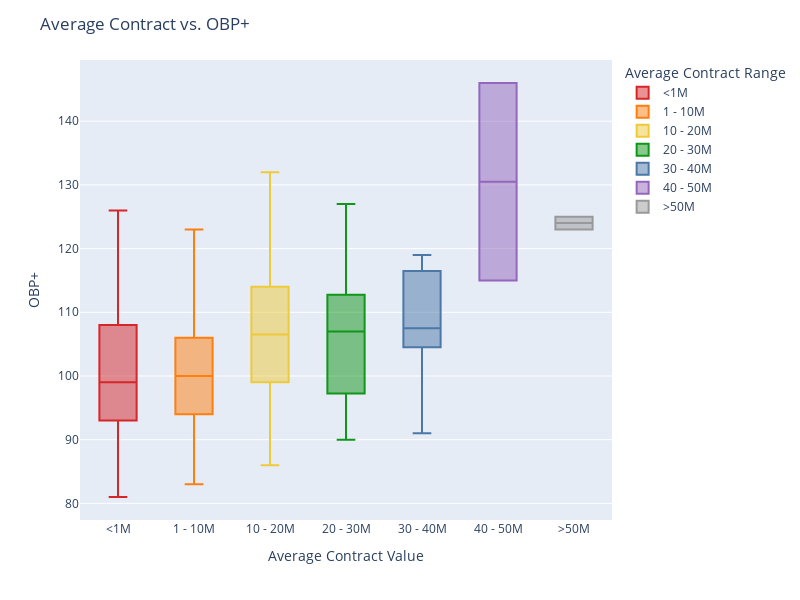

Source (notebook cell):
### Code cell
fig = px.box(df_plussal,
             x = 'salcat',
             y = 'OBP+',
             color = 'salcat',
             category_orders={'salcat': desired_order},
             color_discrete_sequence = (['#D62728', '#FF7F0E', '#EECA3B', '#109618', '#4C78A8', '#9467BD', '#999999']))

fig.update_layout(width = 800,
                  height = 600,
                  legend_title = 'Average Contract Range',
                  title = 'Average Contract vs. OBP+',
                  xaxis_title = 'Average Contract Value')


fig.show()

### Figure 1 — Plotly figure (JSON) as saved in the notebook; plotly's stock layout.template omitted (floating-point values rounded to 4 significant figures)
{"data": [{"alignmentgroup": "True", "hovertemplate": "salcat=%{x}<br>OBP+=%{y}<extra></extra>", "legendgroup": "<1M", "marker": {"color": "#D62728"}, "name": "<1M", "notched": false, "offsetgroup": "<1M", "orientation": "v", "showlegend": true, "type": "box", "x": ["<1M", "<1M", "<1M", "<1M", "<1M", "<1M", "<1M", "<1M", "<1M", "<1M", "<1M", "<1M", "<1M", "<1M", "<1M", "<1M", "<1M", "<1M", "<1M", "<1M", "<1M", "<1M", "<1M", "<1M", "<1M", "<1M", "<1M", "<1M", "<1M", "<1M", "<1M", "<1M", "<1M", "<1M", "<1M", "<1M", "<1M", "<1M", "<1M", "<1M", "<1M", "<1M", "<1M", "<1M", "<1M", "<1M", "<1M", "<1M", "<1M", "<1M", "<1M", "<1M", "<1M", "<1M", "<1M", "<1M", "<1M", "<1M", "<1M", "<1M", "<1M", "<1M", "<1M", "<1M", "<1M", "<1M", "<1M", "<1M", "<1M", "<1M", "<1M", "<1M", "<1M", "<1M", "<1M", "<1M", "<1M", "<1M", "<1M", "<1M", "<1M", "<1M", "<1M", "<1M", "<1M", "<1M", "<1M", "<1M", "<1M", "<1M", "<1M", "<1M", "<1M", "<1M", "<1M", "<1M", "<1M", "<1M", "<1M", "<1M", "<1M", "<1M", "<1M", "<1M", "<1M", "<1M", "<1M", "<1M", "<1M"], "x0": " ", "xaxis": "x", "y": [106, 103, 110, 103, 112, 113, 100, 99, 111, 106, 100, 90, 99, 99, 111, 108, 97, 87, 96, 111, 108, 100, 102, 94, 110, 101, 98, 91, 113, 102, 108, 94, 94, 86, 98, 100, 108, 91, 104, 113, 93, 94, 87, 105, 105, 96, 100, 122, 100, 98, 88, 91, 104, 93, 91, 96, 116, 118, 87, 82, 88, 107, 116, 104, 103, 93, 91, 99, 106, 112, 105, 126, 90, 101, 90, 90, 111, 94, 95, 106, 93, 88, 99, 109, 119, 90, 93, 86, 98, 108, 93, 95, 86, 100, 109, 96, 94, 90, 110, 81, 94, 92, 93, 82, 114, 88, 111, 92, 126], "y0": " ", "yaxis": "y"}, {"alignmentgroup": "True", "hovertemplate": "salcat=%{x}<br>OBP+=%{y}<extra></extra>", "legendgroup": "1 - 10M", "marker": {"color": "#FF7F0E"}, "name": "1 - 10M", "notched": false, "offsetgroup": "1 - 10M", "orientation": "v", "showlegend": true, "type": "box", "x": ["1 - 10M", "1 - 10M", "1 - 10M", "1 - 10M", "1 - 10M", "1 - 10M", "1 - 10M", "1 - 10M", "1 - 10M", "1 - 10M", "1 - 10M", "1 - 10M", "1 - 10M", "1 - 10M", "1 - 10M", "1 - 10M", "1 - 10M", "1 - 10M", "1 - 10M", "1 - 10M", "1 - 10M", "1 - 10M", "1 - 10M", "1 - 10M", "1 - 10M", "1 - 10M", "1 - 10M", "1 - 10M", "1 - 10M", "1 - 10M", "1 - 10M", "1 - 10M", "1 - 10M", "1 - 10M", "1 - 10M", "1 - 10M", "1 - 10M", "1 - 10M", "1 - 10M", "1 - 10M", "1 - 10M", "1 - 10M", "1 - 10M", "1 - 10M", "1 - 10M", "1 - 10M", "1 - 10M", "1 - 10M", "1 - 10M", "1 - 10M", "1 - 10M", "1 - 10M", "1 - 10M", "1 - 10M", "1 - 10M", "1 - 10M", "1 - 10M", "1 - 10M", "1 - 10M", "1 - 10M", "1 - 10M", "1 - 10M", "1 - 10M", "1 - 10M", "1 - 10M", "1 - 10M", "1 - 10M", "1 - 10M", "1 - 10M", "1 - 10M", "1 - 10M", "1 - 10M"], "x0": " ", "xaxis": "x", "y": [123, 106, 106, 96, 101, 112, 85, 98, 100, 94, 102, 111, 94, 91, 103, 103, 103, 105, 98, 105, 86, 100, 116, 92, 102, 104, 111, 106, 111, 104, 110, 110, 95, 96, 102, 106, 114, 97, 96, 101, 94, 100, 104, 97, 112, 87, 95, 108, 105, 99, 96, 90, 93, 103, 114, 113, 98, 91, 94, 100, 88, 112, 102, 112, 92, 93, 83, 100, 90, 88, 86, 88], "y0": " ", "yaxis": "y"}, {"alignmentgroup": "True", "hovertemplate": "salcat=%{x}<br>OBP+=%{y}<extra></extra>", "legendgroup": "10 - 20M", "marker": {"color": "#EECA3B"}, "name": "10 - 20M", "notched": false, "offsetgroup": "10 - 20M", "orientation": "v", "showlegend": true, "type": "box", "x": ["10 - 20M", "10 - 20M", "10 - 20M", "10 - 20M", "10 - 20M", "10 - 20M", "10 - 20M", "10 - 20M", "10 - 20M", "10 - 20M", "10 - 20M", "10 - 20M", "10 - 20M", "10 - 20M", "10 - 20M", "10 - 20M", "10 - 20M", "10 - 20M", "10 - 20M", "10 - 20M", "10 - 20M", "10 - 20M", "10 - 20M", "10 - 20M", "10 - 20M", "10 - 20M", "10 - 20M", "10 - 20M", "10 - 20M", "10 - 20M", "10 - 20M", "10 - 20M", "10 - 20M", "10 - 20M", "10 - 20M", "10 - 20M", "10 - 20M", "10 - 20M"], "x0": " ", "xaxis": "x", "y": [115, 107, 115, 107, 103, 112, 100, 103, 109, 108, 114, 114, 103, 112, 119, 112, 97, 99, 108, 118, 93, 104, 105, 116, 96, 95, 98, 106, 127, 132, 119, 86, 111, 94, 106, 105, 94, 91], "y0": " ", "yaxis": "y"}, {"alignmentgroup": "True", "hovertemplate": "salcat=%{x}<br>OBP+=%{y}<extra></extra>", "legendgroup": "20 - 30M", "marker": {"color": "#109618"}, "name": "20 - 30M", "notched": false, "offsetgroup": "20 - 30M", "orientation": "v", "showlegend": true, "type": "box", "x": ["20 - 30M", "20 - 30M", "20 - 30M", "20 - 30M", "20 - 30M", "20 - 30M", "20 - 30M", "20 - 30M", "20 - 30M", "20 - 30M", "20 - 30M", "20 - 30M", "20 - 30M", "20 - 30M", "20 - 30M", "20 - 30M", "20 - 30M", "20 - 30M", "20 - 30M", "20 - 30M", "20 - 30M", "20 - 30M", "20 - 30M", "20 - 30M", "20 - 30M", "20 - 30M", "20 - 30M"], "x0": " ", "xaxis": "x", "y": [115, 109, 116, 112, 100, 122, 115, 108, 107, 105, 98, 102, 94, 108, 91, 95, 112, 116, 93, 127, 113, 104, 99, 107, 97, 97, 90], "y0": " ", "yaxis": "y"}, {"alignmentgroup": "True", "hovertemplate": "salcat=%{x}<br>OBP+=%{y}<extra></extra>", "legendgroup": "30 - 40M", "marker": {"color": "#4C78A8"}, "name": "30 - 40M", "notched": false, "offsetgroup": "30 - 40M", "orientation": "v", "showlegend": true, "type": "box", "x": ["30 - 40M", "30 - 40M", "30 - 40M", "30 - 40M", "30 - 40M", "30 - 40M", "30 - 40M", "30 - 40M"], "x0": " ", "xaxis": "x", "y": [109, 118, 106, 103, 106, 115, 119, 91], "y0": " ", "yaxis": "y"}, {"alignmentgroup": "True", "hovertemplate": "salcat=%{x}<br>OBP+=%{y}<extra></extra>", "legendgroup": "40 - 50M", "marker": {"color": "#9467BD"}, "name": "40 - 50M", "notched": false, "offsetgroup": "40 - 50M", "orientation": "v", "showlegend": true, "type": "box", "x": ["40 - 50M", "40 - 50M"], "x0": " ", "xaxis": "x", "y": [146, 115], "y0": " ", "yaxis": "y"}, {"alignmentgroup": "True", "hovertemplate": "salcat=%{x}<br>OBP+=%{y}<extra></extra>", "legendgroup": ">50M", "marker": {"color": "#999999"}, "name": ">50M", "notched": false, "offsetgroup": ">50M", "orientation": "v", "showlegend": true, "type": "box", "x": [">50M", ">50M"], "x0": " ", "xaxis": "x", "y": [123, 125], "y0": " ", "yaxis": "y"}], "layout": {"boxmode": "overlay", "height": 600, "legend": {"title": {"text": "Average Contract Range"}, "tracegroupgap": 0}, "margin": {"t": 60}, "title": {"text": "Average Contract vs. OBP+"}, "width": 800, "xaxis": {"anchor": "y", "categoryarray": ["<1M", "1 - 10M", "10 - 20M", "20 - 30M", "30 - 40M", "40 - 50M", ">50M", null], "categoryorder": "array", "domain": [0, 1], "title": {"text": "Average Contract Value"}}, "yaxis": {"anchor": "x", "domain": [0, 1], "title": {"text": "OBP+"}}}}
